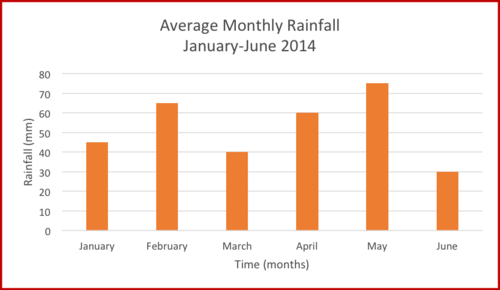
#> input picture SampleGraphs/graph1.png, 500 x 290 px, found by its file name
$ python asdf.py   (older library calls are emulated)
#> lines starting #> are read from the running program, lines starting #| are printed output that depends on the picture
# Standard imports
import cv2
import numpy as np;

# Read image
im = cv2.imread("SampleGraphs/graph1.png", cv2.IMREAD_GRAYSCALE)
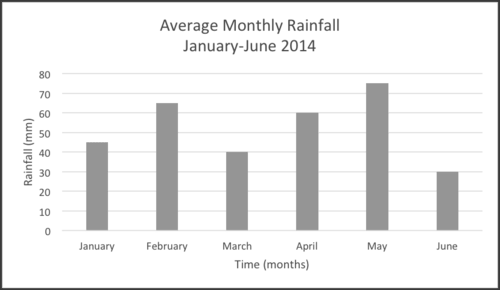
#> im: shape (290, 500); min 57, max 255, mean 237.3

# Set up the detector with default parameters.
detector = cv2.SimpleBlobDetector()

# Detect blobs.
keypoints = detector.detect(im)
#> keypoints = 4 keypoints; (x, y, size): (447, 200, 44.8), (256, 265, 6.3), (27, 151, 6.2), (306, 26, 5.8)

# Draw detected blobs as red circles.
# cv2.DRAW_MATCHES_FLAGS_DRAW_RICH_KEYPOINTS ensures the size of the circle corresponds to the size of blob
im_with_keypoints = cv2.drawKeypoints(im, keypoints, np.array([]), (0, 0, 255),
                                      cv2.DRAW_MATCHES_FLAGS_DRAW_RICH_KEYPOINTS)

# Show keypoints
cv2.imshow("Keypoints", im_with_keypoints)
cv2.waitKey(0)

$ run again, with SampleGraphs/graph4.png copied over SampleGraphs/graph1.png
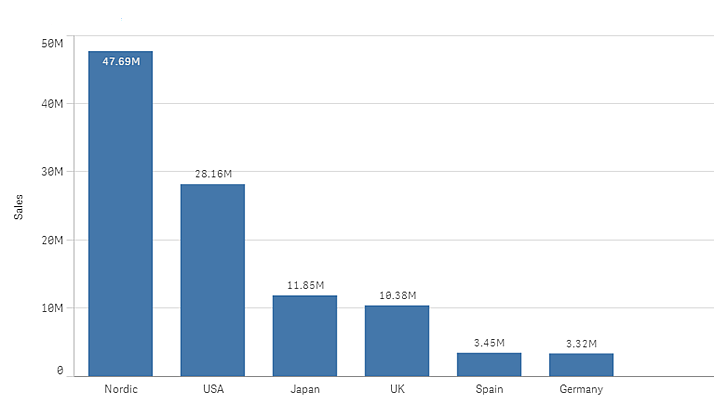
#> input picture SampleGraphs/graph4.png, 714 x 417 px, found by its file name
#> `im = cv2.imread("SampleGraphs/graph1.png", cv2.IMREAD_GRAYSCALE)`:
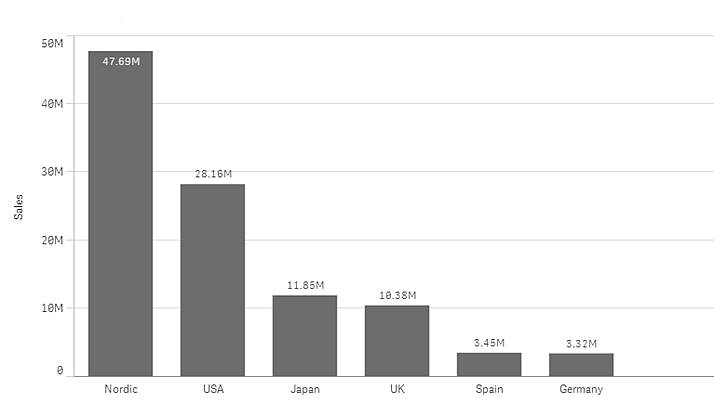
#> im: shape (417, 714); min 0, max 255, mean 230.8
#> keypoints = 8 keypoints; (x, y, size): (396, 341, 76), (488, 364, 49.2), (581, 365, 48.8), (60, 370, 8.4), (50, 307, 8.3), (50, 240, 8.3), (50, 43, 8.3), (19, 199, 6.2)

$ run again, with SampleGraphs/graph5.png copied over SampleGraphs/graph1.png
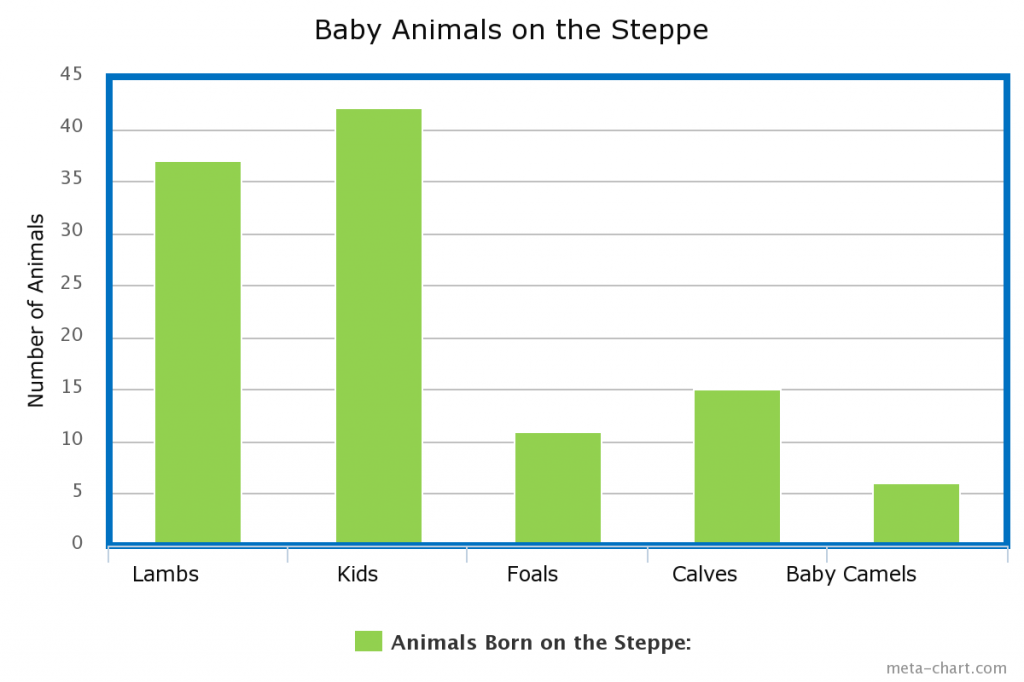
#> input picture SampleGraphs/graph5.png, 1024 x 682 px, found by its file name
#> `im = cv2.imread("SampleGraphs/graph1.png", cv2.IMREAD_GRAYSCALE)`:
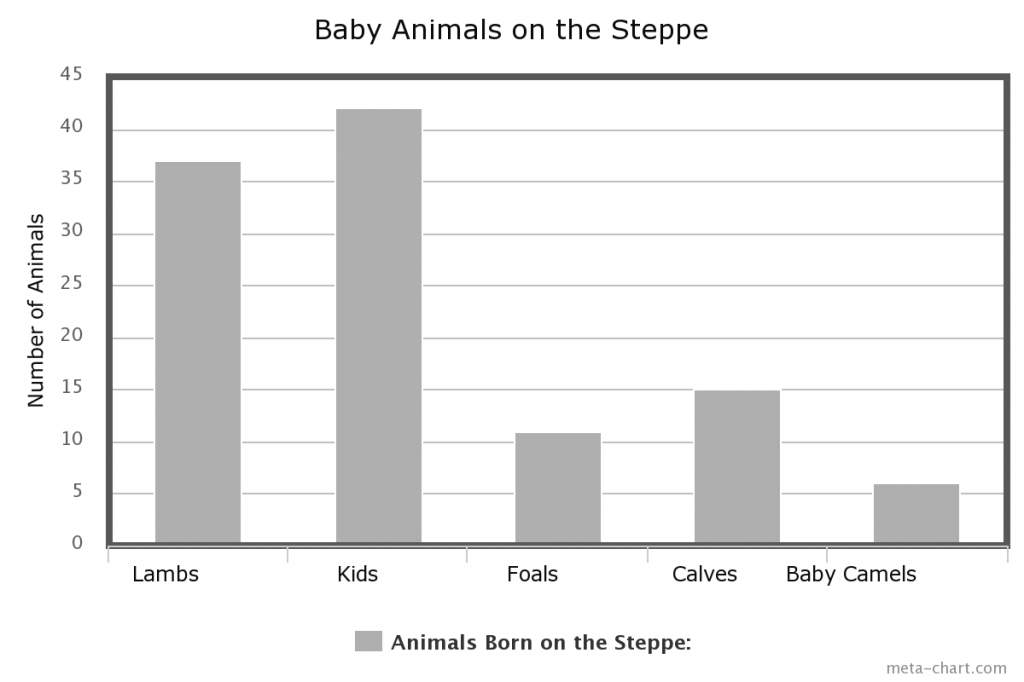
#> im: shape (682, 1024); min 11, max 255, mean 236.2
#> keypoints = 5 keypoints; (x, y, size): (368, 640, 28.4), (322, 29, 20.5), (490, 642, 16), (792, 573, 15.5), (423, 644, 8.7)

$ run again, with SampleGraphs/graph7.png copied over SampleGraphs/graph1.png
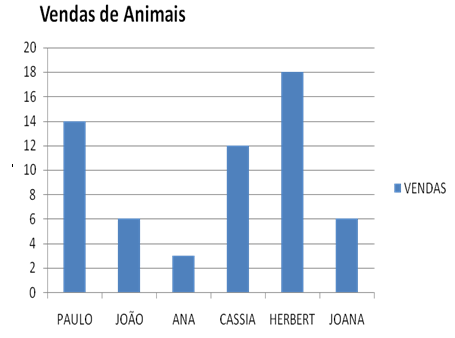
#> input picture SampleGraphs/graph7.png, 455 x 338 px, found by its file name
#> `im = cv2.imread("SampleGraphs/graph1.png", cv2.IMREAD_GRAYSCALE)`:
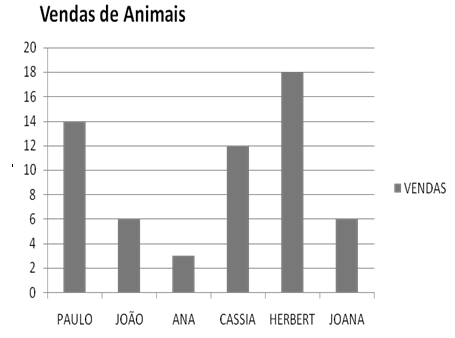
#> im: shape (338, 455); min 0, max 255, mean 235.6
#> keypoints = 4 keypoints; (x, y, size): (183, 274, 36.4), (292, 319, 10.4), (397, 188, 9.1), (175, 15, 8.3)
